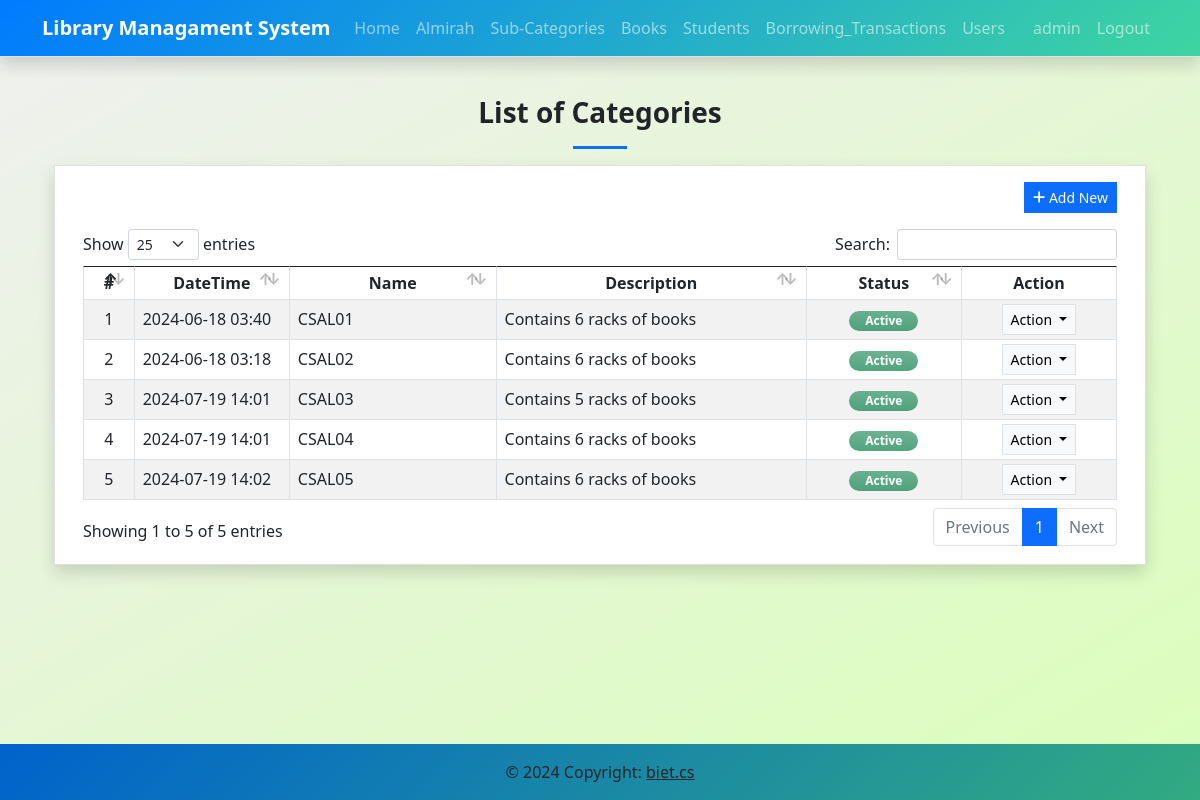
The app's page /category (signed in) with its own data.
### lmsApp/models.py (models this page shows, shortened)
class Category(models.Model):
    name = models.CharField(max_length=250)
    description = models.TextField(blank=True, null=True)
    status = models.CharField(max_length=2, choices=(('1', 'Active'), ('2', 'Inactive')), default='1')
    delete_flag = models.IntegerField(default=0)
    date_added = models.DateTimeField(default=timezone.now)
    date_created = models.DateTimeField(auto_now=True)
    class Meta:
        verbose_name_plural = "List of Categories"

### lmsApp/views.py (the view)
# urls.py: path('category',views.category,name='category-page'),
@login_required
def category(request):
    context = context_data(request)
    context['page'] = 'category'
    context['page_title'] = "Category List"
    context['category'] = models.Category.objects.filter(delete_flag = 0).all()
    return render(request, 'category.html', context)

### lmsApp/views.py (called while the page is built)
def context_data(request):
    fullpath = request.get_full_path()
    abs_uri = request.build_absolute_uri()
    abs_uri = abs_uri.split(fullpath)[0]
    context = {
        'system_host' : abs_uri,
        'page_name' : '',
        'page_title' : '',
        'system_name' : 'Library Managament System',
        'topbar' : True,
        'footer' : True,
    }
    return context

### lmsApp/templates/category.html (shortened to what this page needs)
{% extends 'base.html' %} {% load static %} {% block pageContent %}
<section class="py-4">
    <div class="container">
        <h3 class="fw-bolder text-center">List of Categories</h3>
        <center>
            <hr class="bg-primary opacity-100" style="height:3px" width="5%">
        </center>
        <div class="card rounded-0 shadow">
            <div class="card-body">
                <div class="container-fluid">
                    <div class="text-end mb-3">
                        <button class="btn btn-sm btn-primary rounded-0 bg-gradient-primary" type="button" id="create_new"><i class="fa fa-plus"></i> Add New</button>
                    </div>
                    <table class="table table-bordered table-striped" id="category-tbl">
                        <colcategory>
                            <col width="5%">
                            <col width="15%">
                            <col width="20%">
                            <col width="30%">
                            <col width="15%">
                            <col width="15%">
                        </colcategory>
                        <thead>
                            <tr>
                                <th class="text-center">#</th>
                                <th class="text-center">DateTime</th>
                                <th class="text-center">Name</th>
                                <th class="text-center">Description</th>
                                <th class="text-center">Status</th>
                                <th class="text-center">Action</th>
                            </tr>
                        </thead>
                        <tbody>
                            {% for cat in category %}
                            <tr>
                                <td class="text-center">{{ forloop.counter }}</td>
                                <td>{{ cat.date_created|date:"Y-m-d H:i" }}</td>
                                <td>{{ cat.name}}</td>
                                <td>
                                    <p class="m-0 truncate-1">{{ cat.description|safe }}</p>
                                </td>
                                <td class="text-center">
                                    {% if cat.status == '1' %}
                                    <span class="badge badge-success bg-gradient bg-success px-3 rounded-pill bg-opacity-75 text-sm py-1">Active</span> {% else %}
                                    <span class="badge badge-secondary bg-gradient bg-secondary px-3 rounded-pill bg-opacity-75 text-sm py-1">Inactive</span> {% endif %}
                                </td>
                                <td class="text-center">
                                    <div class="dropdown">
                                        <button class="btn btn-light btn-sm rounded-0 border dropdown-toggle" type="button" id="abtn{{cat.pk}}" data-bs-toggle="dropdown" aria-expanded="false">
                                          Action
                                        </button>
                                    </div>
                                </td>
                            </tr>
                            {% endfor %}
                        </tbody>
                    </table>
                </div>
            </div>
        </div>
    </div>
</section>
{% endblock pageContent %}

### lmsApp/templates/topNavigation.html (shortened to what this page needs)
{% load static %}
<header>
    <nav class="navbar navbar-expand-lg navbar-dark navbar-custom fixed-top shadow border-bottom">
        <div class="container">
            <a class="navbar-brand" target="_blank" href="./">
                <b>{{system_name}}</b>
            </a>
            <div class="collapse navbar-collapse" id="navbarExample01">
                <ul class="navbar-nav me-auto mb-2 mb-lg-0" id="topNav">
                    {% if request.user.is_authenticated %}
                    <li class="nav-item">
                        <a class="nav-link" aria-current="page" href="{% url 'home-page' %}">Home</a>
                    </li>
                    <li class="nav-item">
                        <a class="nav-link" aria-current="page" href="{% url 'category-page' %}">Almirah</a>
                    </li>
                    <li class="nav-item">
                        <a class="nav-link" aria-current="page" href="{% url 'sub_category-page' %}">Sub-Categories</a>
                    </li>
                    <li class="nav-item">
                        <a class="nav-link" aria-current="page" href="{% url 'book-page' %}">Books</a>
                    </li>
                    <li class="nav-item">
                        <a class="nav-link" aria-current="page" href="{% url 'student-page' %}">Students</a>
                    </li>
                    <li class="nav-item">
                        <a class="nav-link" aria-current="page" href="{% url 'borrow-page' %}">Borrowing_Transactions</a>
                    </li>
                    {% if request.user.is_superuser %}
                    <li class="nav-item">
                        <a class="nav-link" aria-current="page" href="{% url 'user-page' %}">Users</a>
                    </li>
                    {% endif %}
                    {% endif %}
                </ul>
                <ul class="navbar-nav d-flex flex-row">
                    {% if user.id %}
                    <li class="nav-item">
                        <a class="nav-link"  href="{% url 'profile-page' %}"> {{user.username}}</a>
                    </li>
                    <li class="nav-item">
                        <a class="nav-link" aria-current="page" href="{% url 'logout' %}">Logout</a>
                    </li>
                    {% else %}
                    <li class="nav-item">
                        <a class="nav-link" aria-current="page" href="{% url 'login-page' %}">Login</a>
                    </li>
                    {% endif %}
                </ul>
            </div>
        </div>
    </nav>
</header>

### static/assets/default/css/style.css (style rules this page uses)
html, body { height: 100%; width: 100%; max-height: 100%; overflow: auto; display: flex; flex-direction: column; background: linear-gradient(150deg, #f0f0f0 0%, #dafeba 100%); }
body>header { flex-shrink: auto; }
.truncate-1 { overflow: hidden; text-overflow: ellipsis; display: -webkit-box; -webkit-line-clamp: 1; -webkit-box-orient: vertical; width: calc(100%); }

### lmsApp/templates/topNavigation.html (style rules this page uses)
.navbar-custom { background: linear-gradient(135deg, #007bff 0%, #3fd5a0 100%); }

### records on screen
Category: date_created "2024-06-18 03:40", name "CSAL01", description "Contains 6 racks of books", status "Active"
Category: date_created "2024-06-18 03:18", name "CSAL02", description "Contains 6 racks of books", status "Active"
Category: date_created "2024-07-19 14:01", name "CSAL03", description "Contains 5 racks of books", status "Active"
Category: date_created "2024-07-19 14:01", name "CSAL04", description "Contains 6 racks of books", status "Active"
Category: date_created "2024-07-19 14:02", name "CSAL05", description "Contains 6 racks of books", status "Active"

### other values on screen
{{ system_name }} "Library Managament System"
{{ user.username }} "admin"
